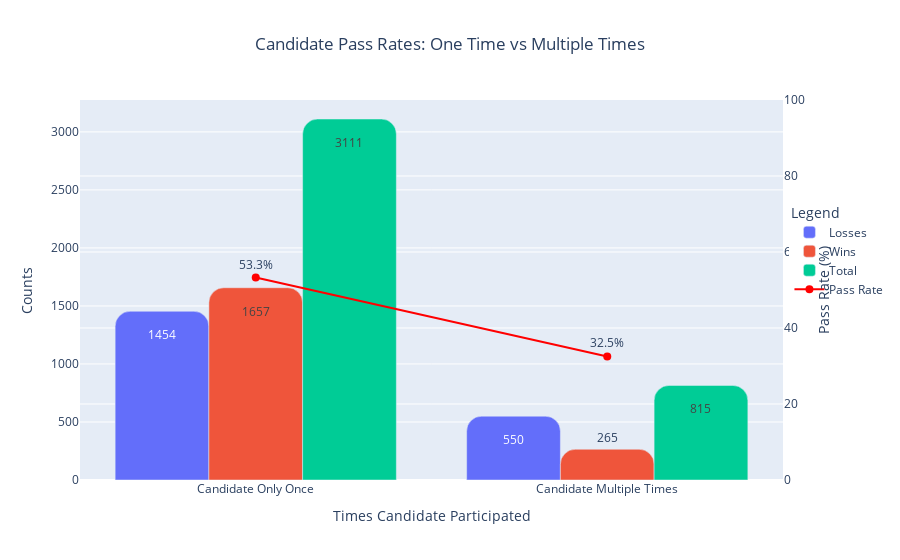

Here is the notebook cell this chart was saved with:
### Code cell
plot.pass_rate_once_v_mult(single_multi_stat, prt= True)

### Figure 1 — Plotly figure (JSON) as saved in the notebook; plotly's stock layout.template omitted (floating-point values rounded to 4 significant figures)
{"data": [{"name": "Losses", "text": [1454, 550], "textposition": "inside", "type": "bar", "x": ["SING", "MULT"], "y": [1454, 550]}, {"name": "Wins", "text": [1657, 265], "textposition": ["inside", "outside"], "type": "bar", "x": ["SING", "MULT"], "y": [1657, 265]}, {"name": "Total", "text": [3111, 815], "textposition": "inside", "type": "bar", "x": ["SING", "MULT"], "y": [3111, 815]}, {"line": {"color": "red", "width": 2}, "marker": {"color": "red", "size": 8}, "mode": "lines+markers+text", "name": "Pass Rate", "text": ["53.3%", "32.5%"], "textposition": "top center", "type": "scatter", "x": ["SING", "MULT"], "y": [53.26, 32.52], "yaxis": "y2"}], "layout": {"barcornerradius": 15, "barmode": "group", "legend": {"title": {"text": "Legend"}, "x": 1.15, "xanchor": "right", "y": 0.6, "yanchor": "middle"}, "title": {"text": "Candidate Pass Rates: One Time vs Multiple Times", "x": 0.5, "xanchor": "center"}, "xaxis": {"ticktext": ["Candidate Only Once", "Candidate Multiple Times"], "tickvals": ["SING", "MULT"], "title": {"text": "Times Candidate Participated"}}, "yaxis": {"side": "left", "title": {"text": "Counts"}}, "yaxis2": {"overlaying": "y", "range": [0, 100], "side": "right", "tickformat": ".0f%", "title": {"text": "Pass Rate (%)"}}}}
